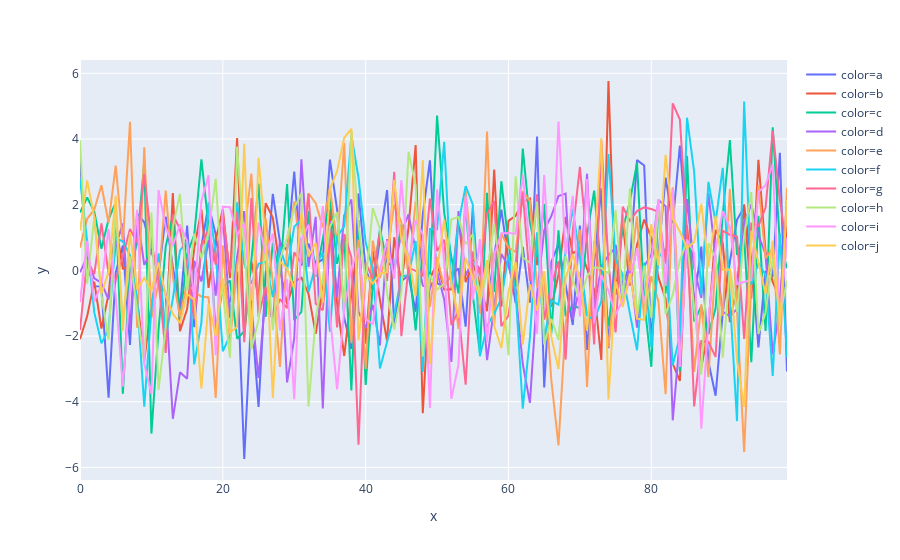

The cell this chart's notebook holds for it:
### Code cell
px.line(x=times, y = signals.real, color=labels)
